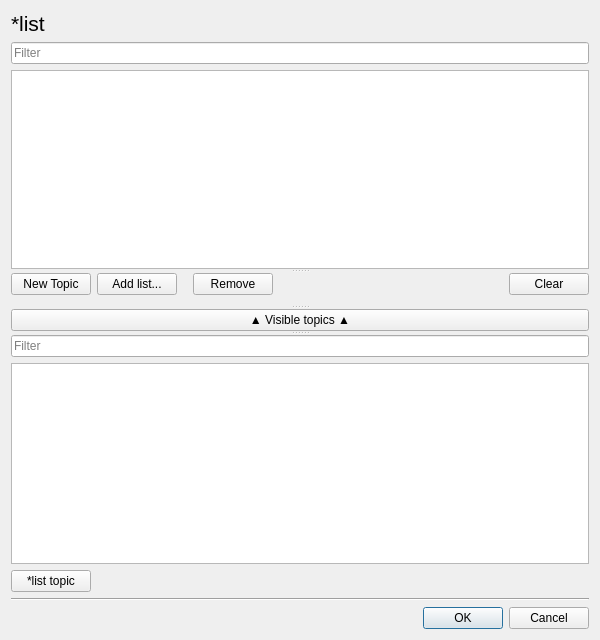
<?xml version="1.0" encoding="UTF-8"?>
<ui version="4.0">
 <class>TopicListDialog</class>
 <widget class="QDialog" name="TopicListDialog">
  <property name="geometry">
   <rect>
    <x>0</x>
    <y>0</y>
    <width>600</width>
    <height>640</height>
   </rect>
  </property>
  <property name="windowTitle">
   <string>Dialog</string>
  </property>
  <layout class="QVBoxLayout" name="verticalLayout">
   <item>
    <widget class="QLabel" name="header_label">
     <property name="minimumSize">
      <size>
       <width>20</width>
       <height>0</height>
      </size>
     </property>
     <property name="font">
      <font>
       <pointsize>16</pointsize>
      </font>
     </property>
     <property name="text">
      <string>*list</string>
     </property>
    </widget>
   </item>
   <item>
    <widget class="QFilterLineEdit" name="topic_filter_lineedit">
     <property name="placeholderText">
      <string>Filter</string>
     </property>
    </widget>
   </item>
   <item>
    <widget class="QSplitter" name="splitter">
     <property name="orientation">
      <enum>Qt::Vertical</enum>
     </property>
     <property name="opaqueResize">
      <bool>true</bool>
     </property>
     <property name="childrenCollapsible">
      <bool>false</bool>
     </property>
     <widget class="QAdvancedTreeView" name="topics_treeview">
      <property name="selectionMode">
       <enum>QAbstractItemView::ExtendedSelection</enum>
      </property>
      <property name="verticalScrollMode">
       <enum>QAbstractItemView::ScrollPerPixel</enum>
      </property>
      <property name="rootIsDecorated">
       <bool>false</bool>
      </property>
      <property name="uniformRowHeights">
       <bool>true</bool>
      </property>
      <property name="itemsExpandable">
       <bool>false</bool>
      </property>
      <property name="sortingEnabled">
       <bool>true</bool>
      </property>
      <property name="allColumnsShowFocus">
       <bool>true</bool>
      </property>
     </widget>
     <widget class="QWidget" name="button_widget" native="true">
      <layout class="QHBoxLayout" name="button_widget_layout">
       <property name="leftMargin">
        <number>0</number>
       </property>
       <property name="topMargin">
        <number>0</number>
       </property>
       <property name="rightMargin">
        <number>0</number>
       </property>
       <property name="bottomMargin">
        <number>9</number>
       </property>
       <item>
        <widget class="QPushButton" name="new_button">
         <property name="minimumSize">
          <size>
           <width>20</width>
           <height>0</height>
          </size>
         </property>
         <property name="toolTip">
          <string>Add new topic</string>
         </property>
         <property name="text">
          <string>New Topic</string>
         </property>
         <property name="icon">
          <iconset resource="../../../../../iconset/ecalicons.qrc">
           <normaloff>:/ecalicons/ADD</normaloff>:/ecalicons/ADD</iconset>
         </property>
        </widget>
       </item>
       <item>
        <widget class="QPushButton" name="add_list_button">
         <property name="minimumSize">
          <size>
           <width>20</width>
           <height>0</height>
          </size>
         </property>
         <property name="toolTip">
          <string>Add multiple topics...</string>
         </property>
         <property name="text">
          <string>Add list...</string>
         </property>
         <property name="icon">
          <iconset resource="../../../../../iconset/ecalicons.qrc">
           <normaloff>:/ecalicons/TEXT_ENTRY</normaloff>:/ecalicons/TEXT_ENTRY</iconset>
         </property>
         <property name="iconSize">
          <size>
           <width>16</width>
           <height>16</height>
          </size>
         </property>
        </widget>
       </item>
       <item>
        <spacer name="horizontalSpacer">
         <property name="orientation">
          <enum>Qt::Horizontal</enum>
         </property>
         <property name="sizeType">
          <enum>QSizePolicy::Maximum</enum>
         </property>
         <property name="sizeHint" stdset="0">
          <size>
           <width>10</width>
           <height>0</height>
          </size>
         </property>
        </spacer>
       </item>
       <item>
        <widget class="QPushButton" name="remove_button">
         <property name="minimumSize">
          <size>
           <width>20</width>
           <height>0</height>
          </size>
         </property>
         <property name="toolTip">
          <string>Remove selected topics</string>
         </property>
         <property name="text">
          <string>Remove</string>
         </property>
         <property name="icon">
          <iconset resource="../../../../../iconset/ecalicons.qrc">
           <normaloff>:/ecalicons/REMOVE</normaloff>:/ecalicons/REMOVE</iconset>
         </property>
        </widget>
       </item>
       <item>
        <spacer name="horizontalSpacer_3">
         <property name="orientation">
          <enum>Qt::Horizontal</enum>
         </property>
         <property name="sizeType">
          <enum>QSizePolicy::Minimum</enum>
         </property>
         <property name="sizeHint" stdset="0">
          <size>
           <width>10</width>
           <height>0</height>
          </size>
         </property>
        </spacer>
       </item>
       <item>
        <spacer name="button_spacer">
         <property name="orientation">
          <enum>Qt::Horizontal</enum>
         </property>
         <property name="sizeHint" stdset="0">
          <size>
           <width>0</width>
           <height>0</height>
          </size>
         </property>
        </spacer>
       </item>
       <item>
        <widget class="QPushButton" name="clear_button">
         <property name="minimumSize">
          <size>
           <width>20</width>
           <height>0</height>
          </size>
         </property>
         <property name="toolTip">
          <string>Clear entire list</string>
         </property>
         <property name="text">
          <string>Clear</string>
         </property>
         <property name="icon">
          <iconset resource="../../../../../iconset/ecalicons.qrc">
           <normaloff>:/ecalicons/CLEAR</normaloff>:/ecalicons/CLEAR</iconset>
         </property>
        </widget>
       </item>
      </layout>
     </widget>
     <widget class="QPushButton" name="show_hide_visible_topics_button">
      <property name="minimumSize">
       <size>
        <width>20</width>
        <height>0</height>
       </size>
      </property>
      <property name="text">
       <string>▲ Visible topics ▲</string>
      </property>
     </widget>
     <widget class="QWidget" name="visible_topics_widget" native="true">
      <layout class="QVBoxLayout" name="verticalLayout_2">
       <property name="leftMargin">
        <number>0</number>
       </property>
       <property name="topMargin">
        <number>0</number>
       </property>
       <property name="rightMargin">
        <number>0</number>
       </property>
       <property name="bottomMargin">
        <number>0</number>
       </property>
       <item>
        <widget class="QFilterLineEdit" name="visible_topics_filter_lineedit">
         <property name="placeholderText">
          <string>Filter</string>
         </property>
        </widget>
       </item>
       <item>
        <widget class="QAdvancedTreeView" name="visible_topics_treeview">
         <property name="selectionMode">
          <enum>QAbstractItemView::ExtendedSelection</enum>
         </property>
         <property name="verticalScrollMode">
          <enum>QAbstractItemView::ScrollPerPixel</enum>
         </property>
         <property name="rootIsDecorated">
          <bool>false</bool>
         </property>
         <property name="uniformRowHeights">
          <bool>true</bool>
         </property>
         <property name="itemsExpandable">
          <bool>false</bool>
         </property>
         <property name="sortingEnabled">
          <bool>true</bool>
         </property>
         <property name="allColumnsShowFocus">
          <bool>true</bool>
         </property>
        </widget>
       </item>
       <item>
        <layout class="QHBoxLayout" name="horizontalLayout_2">
         <item>
          <widget class="QPushButton" name="add_selected_visible_topics_button">
           <property name="minimumSize">
            <size>
             <width>20</width>
             <height>0</height>
            </size>
           </property>
           <property name="toolTip">
            <string>Add selected topic to list</string>
           </property>
           <property name="text">
            <string>*list topic</string>
           </property>
           <property name="icon">
            <iconset resource="../../../../../iconset/ecalicons.qrc">
             <normaloff>:/ecalicons/ADD</normaloff>:/ecalicons/ADD</iconset>
           </property>
          </widget>
         </item>
         <item>
          <spacer name="horizontalSpacer_2">
           <property name="orientation">
            <enum>Qt::Horizontal</enum>
           </property>
           <property name="sizeHint" stdset="0">
            <size>
             <width>40</width>
             <height>20</height>
            </size>
           </property>
          </spacer>
         </item>
        </layout>
       </item>
      </layout>
     </widget>
    </widget>
   </item>
   <item>
    <widget class="Line" name="line">
     <property name="orientation">
      <enum>Qt::Horizontal</enum>
     </property>
    </widget>
   </item>
   <item>
    <widget class="QDialogButtonBox" name="button_box">
     <property name="orientation">
      <enum>Qt::Horizontal</enum>
     </property>
     <property name="standardButtons">
      <set>QDialogButtonBox::Cancel|QDialogButtonBox::Ok</set>
     </property>
    </widget>
   </item>
  </layout>
 </widget>
 <customwidgets>
  <customwidget>
   <class>QAdvancedTreeView</class>
   <extends>QTreeView</extends>
   <header location="global">CustomQt/QAdvancedTreeView.h</header>
  </customwidget>
  <customwidget>
   <class>QFilterLineEdit</class>
   <extends>QLineEdit</extends>
   <header location="global">CustomQt/QFilterLineEdit.h</header>
  </customwidget>
 </customwidgets>
 <tabstops>
  <tabstop>topic_filter_lineedit</tabstop>
  <tabstop>topics_treeview</tabstop>
  <tabstop>new_button</tabstop>
  <tabstop>add_list_button</tabstop>
  <tabstop>remove_button</tabstop>
  <tabstop>clear_button</tabstop>
  <tabstop>show_hide_visible_topics_button</tabstop>
  <tabstop>visible_topics_filter_lineedit</tabstop>
  <tabstop>visible_topics_treeview</tabstop>
  <tabstop>add_selected_visible_topics_button</tabstop>
 </tabstops>
 <resources>
  <include location="../../../../../iconset/ecalicons.qrc"/>
 </resources>
 <connections>
  <connection>
   <sender>button_box</sender>
   <signal>accepted()</signal>
   <receiver>TopicListDialog</receiver>
   <slot>accept()</slot>
   <hints>
    <hint type="sourcelabel">
     <x>248</x>
     <y>254</y>
    </hint>
    <hint type="destinationlabel">
     <x>157</x>
     <y>274</y>
    </hint>
   </hints>
  </connection>
  <connection>
   <sender>button_box</sender>
   <signal>rejected()</signal>
   <receiver>TopicListDialog</receiver>
   <slot>reject()</slot>
   <hints>
    <hint type="sourcelabel">
     <x>316</x>
     <y>260</y>
    </hint>
    <hint type="destinationlabel">
     <x>286</x>
     <y>274</y>
    </hint>
   </hints>
  </connection>
 </connections>
</ui>
